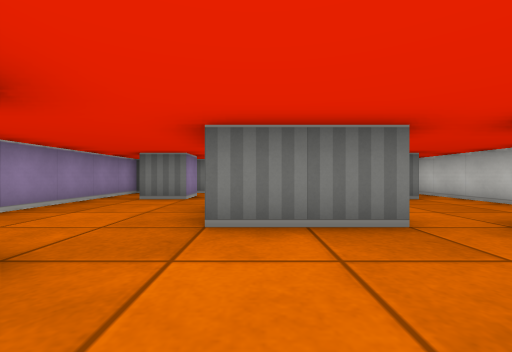
[1] (above)

12 first-person views from a walk through a cub3D maze. The camera is about half as high as the walls, looks level and sees 90° across. The floor is counted in squares. Each view is taken from the middle of a square. On the plan, view 1 faces up. The plan holds only what a view shows up to about 9 squares ahead; the rest is blank.

[2]
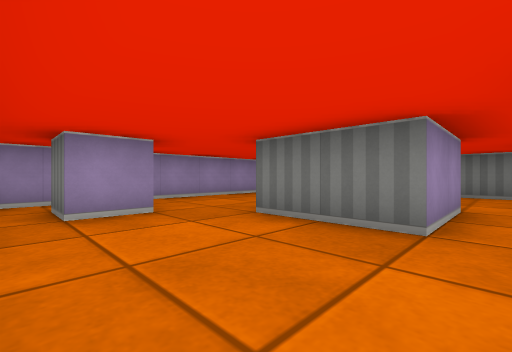

[3]
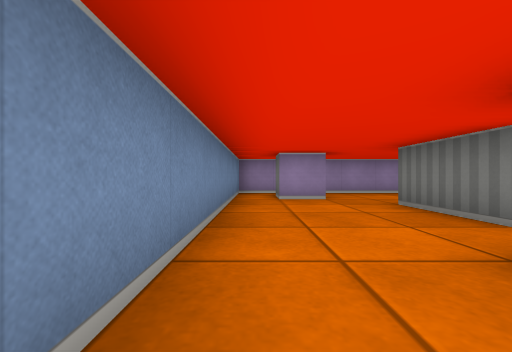

[4]
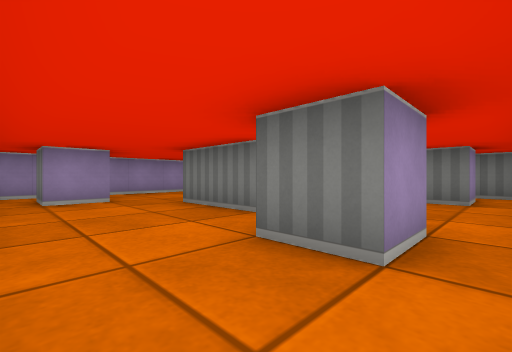

[5]
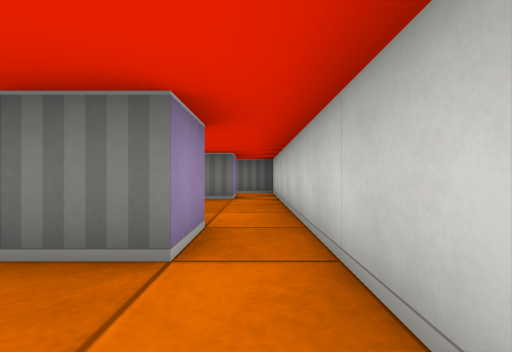

[6]
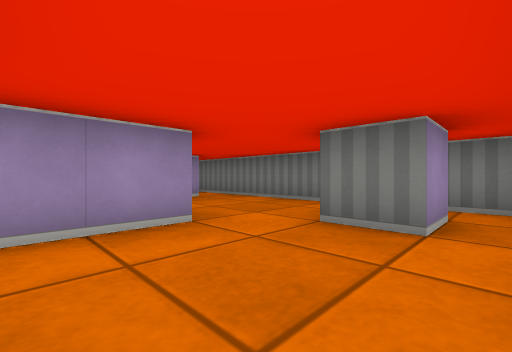

[7]
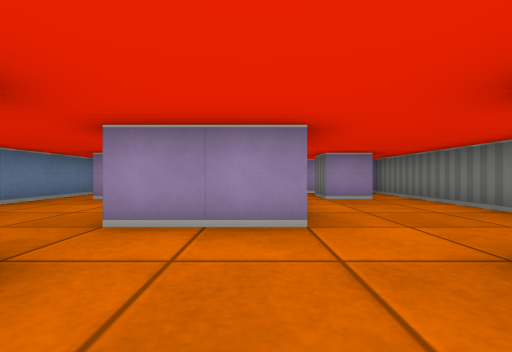

[8]
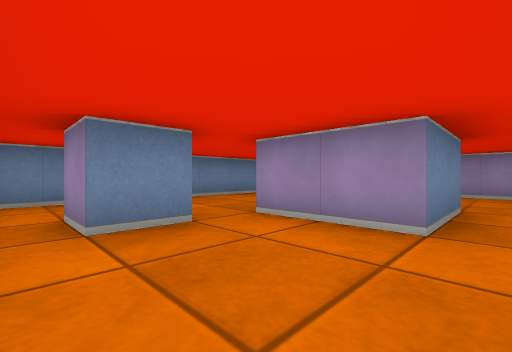

[9]
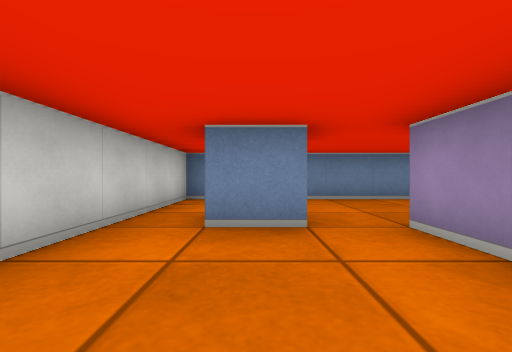

[10]
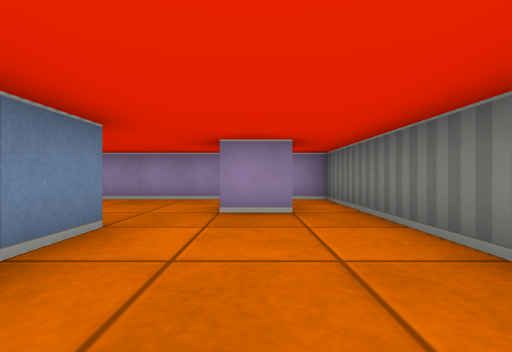

[11]
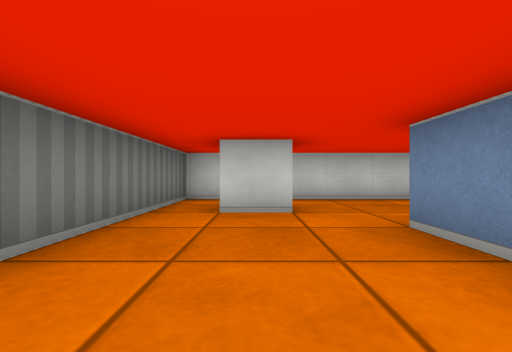

[12]
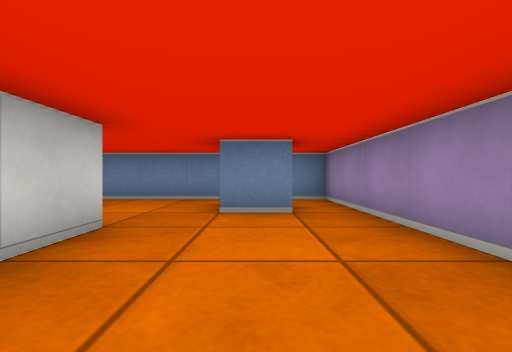

### Floor plan
Points are (right, up) in squares from view 1. A wall is a line through its corners. A room is listed if a view was taken in it or the views show most of it. See-through windows are left out.
Room 1 (views 1, 2, 3, 4, 5, 6, 7, 8, 9, 10, 11, 12)
walls: (2.4, 2.5) (3.5, 2.5) (3.5, 1.5) (2.5, 1.5); (-2.5, 1.5) (-1.5, 1.5) (-1.5, 0.5) (-2.5, 0.5); (-0.5, 4.5) (1.5, 4.5) (1.5, 2.5) (-0.5, 2.5) (-0.5, 3.5); (-3.5, -0.5) (4.5, -0.5) (4.5, 7.5) (-3.5, 7.5) (-3.5, -0.5); (-1.5, 6.6) (-1.5, 5.5) (-2.5, 5.5); (3.5, 6.5) (3.5, 5.5) (2.5, 5.5) (2.5, 6.5)

Where each view was taken, in squares from view 1:
view 1: 0 up, 0 right, facing up
view 2: 0 up, 2 right, facing up-left
view 3: 0 up, 4 right, facing left
view 4: 0 up, 4 right, facing up-left
view 5: 0 up, 4 right, facing up
view 6: 3 up, 4 right, facing up-left
view 7: 4 up, 4 right, facing left
view 8: 5 up, 4 right, facing down-left
view 9: 5 up, 3 right, facing down
view 10: 6 up, 2 right, facing left
view 11: 6 up, 1 left, facing right
view 12: 5 up, 2 left, facing down
